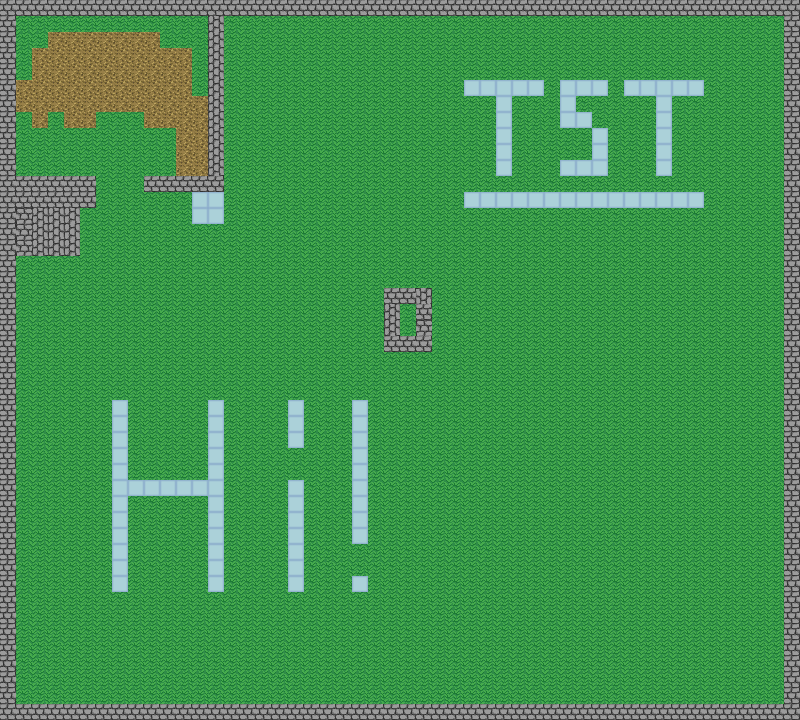

A level layout from a 2D game, rendered from its tile map. Below: a short description, then the map file with its tile-grid data intact:
An orthogonal 50x45 tile map with 16x16 px tiles, 1 tile layer (Tile Layer 1).

<map version="1.0" tiledversion="1.1.5" orientation="orthogonal" renderorder="right-down" width="50" height="45" tilewidth="16" tileheight="16" infinite="0" nextobjectid="1">
 <tileset firstgid="1" source="BasicGround.tsx" />
 <layer name="Tile Layer 1" width="50" height="45">
  <data encoding="csv">
4,4,4,4,4,4,4,4,4,4,4,4,4,4,4,4,4,4,4,4,4,4,4,4,4,4,4,4,4,4,4,4,4,4,4,4,4,4,4,4,4,4,4,4,4,4,4,4,4,4,
4,2,2,2,2,2,2,2,2,2,2,2,2,2684354564,2,2,2,2,2,2,2,2,2,2,2,2,2,2,2,2,2,2,2,2,2,2,2,2,2,2,2,2,2,2,2,2,2,2,2,4,
4,2,2,3,3,3,3,3,3,3,2,2,2,2684354564,2,2,2,2,2,2,2,2,2,2,2,2,2,2,2,2,2,2,2,2,2,2,2,2,2,2,2,2,2,2,2,2,2,2,2,4,
4,2,3,3,3,3,3,3,3,3,3,3,2,2684354564,2,2,2,2,2,2,2,2,2,2,2,2,2,2,2,2,2,2,2,2,2,2,2,2,2,2,2,2,2,2,2,2,2,2,2,4,
4,2,3,3,3,3,3,3,3,3,3,3,2,2684354564,2,2,2,2,2,2,2,2,2,2,2,2,2,2,2,2,2,2,2,2,2,2,2,2,2,2,2,2,2,2,2,2,2,2,2,4,
4,3,3,3,3,3,3,3,3,3,3,3,2,2684354564,2,2,2,2,2,2,2,2,2,2,2,2,2,2,2,1,1,1,1,1,2,1,1,1,2,1,1,1,1,1,2,2,2,2,2,4,
4,3,3,3,3,3,3,3,3,3,3,3,3,2684354564,2,2,2,2,2,2,2,2,2,2,2,2,2,2,2,2,2,1,2,2,2,1,2,2,2,2,2,1,2,2,2,2,2,2,2,4,
4,2,3,2,3,3,2,2,2,3,3,3,3,2684354564,2,2,2,2,2,2,2,2,2,2,2,2,2,2,2,2,2,1,2,2,2,1,1,2,2,2,2,1,2,2,2,2,2,2,2,4,
4,2,2,2,2,2,2,2,2,2,2,3,3,2684354564,2,2,2,2,2,2,2,2,2,2,2,2,2,2,2,2,2,1,2,2,2,2,2,1,2,2,2,1,2,2,2,2,2,2,2,4,
4,2,2,2,2,2,2,2,2,2,2,3,3,2684354564,2,2,2,2,2,2,2,2,2,2,2,2,2,2,2,2,2,1,2,2,2,2,2,1,2,2,2,1,2,2,2,2,2,2,2,4,
4,2,2,2,2,2,2,2,2,2,2,3,3,2684354564,2,2,2,2,2,2,2,2,2,2,2,2,2,2,2,2,2,1,2,2,2,1,1,1,2,2,2,1,2,2,2,2,2,2,2,4,
4,4,4,4,4,4,2,2,2,4,4,4,4,4,2,2,2,2,2,2,2,2,2,2,2,2,2,2,2,2,2,2,2,2,2,2,2,2,2,2,2,2,2,2,2,2,2,2,2,4,
4,4,4,4,4,4,2,2,2,2,2,2,1,2684354561,2,2,2,2,2,2,2,2,2,2,2,2,2,2,2,1,1,1,1,1,1,1,1,1,1,1,1,1,1,1,2,2,2,2,2,4,
4,3221225476,2684354564,2684354564,2684354564,2,2,2,2,2,2,2,1610612737,3221225473,2,2,2,2,2,2,2,2,2,2,2,2,2,2,2,2,2,2,2,2,2,2,2,2,2,2,2,2,2,2,2,2,2,2,2,4,
4,3221225476,2684354564,2684354564,2684354564,2,2,2,2,2,2,2,2,2,2,2,2,2,2,2,2,2,2,2,2,2,2,2,2,2,2,2,2,2,2,2,2,2,2,2,2,2,2,2,2,2,2,2,2,4,
4,3221225476,2684354564,2684354564,2684354564,2,2,2,2,2,2,2,2,2,2,2,2,2,2,2,2,2,2,2,2,2,2,2,2,2,2,2,2,2,2,2,2,2,2,2,2,2,2,2,2,2,2,2,2,4,
4,2,2,2,2,2,2,2,2,2,2,2,2,2,2,2,2,2,2,2,2,2,2,2,2,2,2,2,2,2,2,2,2,2,2,2,2,2,2,2,2,2,2,2,2,2,2,2,2,4,
4,2,2,2,2,2,2,2,2,2,2,2,2,2,2,2,2,2,2,2,2,2,2,2,2,2,2,2,2,2,2,2,2,2,2,2,2,2,2,2,2,2,2,2,2,2,2,2,2,4,
4,2,2,2,2,2,2,2,2,2,2,2,2,2,2,2,2,2,2,2,2,2,2,2,4,4,1610612740,2,2,2,2,2,2,2,2,2,2,2,2,2,2,2,2,2,2,2,2,2,2,4,
4,2,2,2,2,2,2,2,2,2,2,2,2,2,2,2,2,2,2,2,2,2,2,2,2684354564,2,4,2,2,2,2,2,2,2,2,2,2,2,2,2,2,2,2,2,2,2,2,2,2,4,
4,2,2,2,2,2,2,2,2,2,2,2,2,2,2,2,2,2,2,2,2,2,2,2,2684354564,2,3221225476,2,2,2,2,2,2,2,2,2,2,2,2,2,2,2,2,2,2,2,2,2,2,4,
4,2,2,2,2,2,2,2,2,2,2,2,2,2,2,2,2,2,2,2,2,2,2,2,4,4,4,2,2,2,2,2,2,2,2,2,2,2,2,2,2,2,2,2,2,2,2,2,2,4,
4,2,2,2,2,2,2,2,2,2,2,2,2,2,2,2,2,2,2,2,2,2,2,2,2,2,2,2,2,2,2,2,2,2,2,2,2,2,2,2,2,2,2,2,2,2,2,2,2,4,
4,2,2,2,2,2,2,2,2,2,2,2,2,2,2,2,2,2,2,2,2,2,2,2,2,2,2,2,2,2,2,2,2,2,2,2,2,2,2,2,2,2,2,2,2,2,2,2,2,4,
4,2,2,2,2,2,2,2,2,2,2,2,2,2,2,2,2,2,2,2,2,2,2,2,2,2,2,2,2,2,2,2,2,2,2,2,2,2,2,2,2,2,2,2,2,2,2,2,2,4,
4,2,2,2,2,2,2,1,2,2,2,2,2,1,2,2,2,2,1,2,2,2,1,2,2,2,2,2,2,2,2,2,2,2,2,2,2,2,2,2,2,2,2,2,2,2,2,2,2,4,
4,2,2,2,2,2,2,1,2,2,2,2,2,1,2,2,2,2,1,2,2,2,1,2,2,2,2,2,2,2,2,2,2,2,2,2,2,2,2,2,2,2,2,2,2,2,2,2,2,4,
4,2,2,2,2,2,2,1,2,2,2,2,2,1,2,2,2,2,1,2,2,2,1,2,2,2,2,2,2,2,2,2,2,2,2,2,2,2,2,2,2,2,2,2,2,2,2,2,2,4,
4,2,2,2,2,2,2,1,2,2,2,2,2,1,2,2,2,2,2,2,2,2,1,2,2,2,2,2,2,2,2,2,2,2,2,2,2,2,2,2,2,2,2,2,2,2,2,2,2,4,
4,2,2,2,2,2,2,1,2,2,2,2,2,1,2,2,2,2,2,2,2,2,1,2,2,2,2,2,2,2,2,2,2,2,2,2,2,2,2,2,2,2,2,2,2,2,2,2,2,4,
4,2,2,2,2,2,2,1,1,1,1,1,1,1,2,2,2,2,1,2,2,2,1,2,2,2,2,2,2,2,2,2,2,2,2,2,2,2,2,2,2,2,2,2,2,2,2,2,2,4,
4,2,2,2,2,2,2,1,2,2,2,2,2,1,2,2,2,2,1,2,2,2,1,2,2,2,2,2,2,2,2,2,2,2,2,2,2,2,2,2,2,2,2,2,2,2,2,2,2,4,
4,2,2,2,2,2,2,1,2,2,2,2,2,1,2,2,2,2,1,2,2,2,1,2,2,2,2,2,2,2,2,2,2,2,2,2,2,2,2,2,2,2,2,2,2,2,2,2,2,4,
4,2,2,2,2,2,2,1,2,2,2,2,2,1,2,2,2,2,1,2,2,2,1,2,2,2,2,2,2,2,2,2,2,2,2,2,2,2,2,2,2,2,2,2,2,2,2,2,2,4,
4,2,2,2,2,2,2,1,2,2,2,2,2,1,2,2,2,2,1,2,2,2,2,2,2,2,2,2,2,2,2,2,2,2,2,2,2,2,2,2,2,2,2,2,2,2,2,2,2,4,
4,2,2,2,2,2,2,1,2,2,2,2,2,1,2,2,2,2,1,2,2,2,2,2,2,2,2,2,2,2,2,2,2,2,2,2,2,2,2,2,2,2,2,2,2,2,2,2,2,4,
4,2,2,2,2,2,2,1,2,2,2,2,2,1,2,2,2,2,1,2,2,2,1,2,2,2,2,2,2,2,2,2,2,2,2,2,2,2,2,2,2,2,2,2,2,2,2,2,2,4,
4,2,2,2,2,2,2,2,2,2,2,2,2,2,2,2,2,2,2,2,2,2,2,2,2,2,2,2,2,2,2,2,2,2,2,2,2,2,2,2,2,2,2,2,2,2,2,2,2,4,
4,2,2,2,2,2,2,2,2,2,2,2,2,2,2,2,2,2,2,2,2,2,2,2,2,2,2,2,2,2,2,2,2,2,2,2,2,2,2,2,2,2,2,2,2,2,2,2,2,4,
4,2,2,2,2,2,2,2,2,2,2,2,2,2,2,2,2,2,2,2,2,2,2,2,2,2,2,2,2,2,2,2,2,2,2,2,2,2,2,2,2,2,2,2,2,2,2,2,2,4,
4,2,2,2,2,2,2,2,2,2,2,2,2,2,2,2,2,2,2,2,2,2,2,2,2,2,2,2,2,2,2,2,2,2,2,2,2,2,2,2,2,2,2,2,2,2,2,2,2,4,
4,2,2,2,2,2,2,2,2,2,2,2,2,2,2,2,2,2,2,2,2,2,2,2,2,2,2,2,2,2,2,2,2,2,2,2,2,2,2,2,2,2,2,2,2,2,2,2,2,4,
4,2,2,2,2,2,2,2,2,2,2,2,2,2,2,2,2,2,2,2,2,2,2,2,2,2,2,2,2,2,2,2,2,2,2,2,2,2,2,2,2,2,2,2,2,2,2,2,2,4,
4,2,2,2,2,2,2,2,2,2,2,2,2,2,2,2,2,2,2,2,2,2,2,2,2,2,2,2,2,2,2,2,2,2,2,2,2,2,2,2,2,2,2,2,2,2,2,2,2,4,
4,4,4,4,4,4,4,4,4,4,4,4,4,4,4,4,4,4,4,4,4,4,4,4,4,4,4,4,4,4,4,4,4,4,4,4,4,4,4,4,4,4,4,4,4,4,4,4,4,4
</data>
 </layer>
</map>